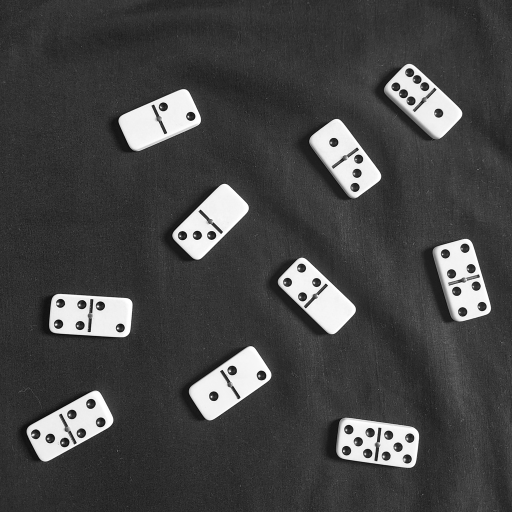
#> input picture ed3/original.jpg, 1024 x 1024 px (shown at 1/2 size)
$ python bordas.py   (older library calls are emulated)
#> lines starting #> are read from the running program, lines starting #| are printed output that depends on the picture; after the words box and inside, x2 and y2 are one past the last pixel; in counts of white or black regions, pixels touching at a corner belong together
import cv2
import numpy as np
import matplotlib.pyplot as plt

# caminho da imagem de teste
caminho_imagem = 'original.jpg'
caminho_magnitude_uv = 'magnitude_Iu_Iv__.jpg'
caminho_sinal_uv = 'sinal_Iu_Iv__.jpg'
caminho_gradiente = 'gradiente__.jpg'
caminho_combinado4 = 'combinado4__.jpg'
caminho_histograma = 'histograma__.jpg'
caminho_limiar_manual = 'limiar_manual__.jpg'
caminho_limiar_otsu = 'limiar_otsu__.jpg'
caminho_combinado2 = 'combinado2__.jpg'
caminho_combinado3 = 'combinado3__.jpg'

formato_salvamento = [int(cv2.IMWRITE_JPEG_QUALITY), 98]

def representacao_sinal(imagem):

    maximo_absoluto = max(abs(imagem.min()), abs(imagem.max()))

    normalizada = imagem / maximo_absoluto

    altura, largura = imagem.shape
    nova_imagem = np.zeros((altura, largura, 3), dtype=np.uint8)

    mascara_positiva = normalizada > 0
    mascara_negativa = normalizada < 0

    canal_R = 2
    canal_G = 1
    canal_B = 0
    nova_imagem[mascara_positiva, canal_R] = (normalizada[mascara_positiva] * 255).astype(np.uint8)
    nova_imagem[mascara_positiva, canal_G] = (normalizada[mascara_positiva] * 255).astype(np.uint8)
    nova_imagem[mascara_negativa, canal_B] = (np.abs(normalizada[mascara_negativa]) * 255).astype(np.uint8)
    nova_imagem[mascara_negativa, canal_G] = (np.abs(normalizada[mascara_negativa]) * 255).astype(np.uint8)

    return nova_imagem

def representacao_magnitude(imagem):

    magnitude = np.abs(imagem)

    nova_imagem = cv2.normalize(
        magnitude,
        None,
        alpha=0,
        beta=255,
        norm_type=cv2.NORM_MINMAX,
        dtype=cv2.CV_8U
    )

    return nova_imagem

def legendar_imagem(imagem, legenda, x, y, cor):

    nova_imagem = imagem.copy()

    cv2.putText(
        nova_imagem,
        text=legenda,
        org=(x, y),
        fontFace=cv2.FONT_HERSHEY_SIMPLEX,
        fontScale=1.5,
        color=cor,
        thickness=1,
        lineType=cv2.LINE_AA
    )

    return nova_imagem

def magnitude_gradiente(imagem_u, imagem_v):

    magnitude = cv2.magnitude(imagem_u, imagem_v)

    nova_imagem = cv2.normalize(
        magnitude,
        None,
        alpha=0,
        beta=255,
        norm_type=cv2.NORM_MINMAX,
        dtype=cv2.CV_8U
    )

    return nova_imagem

def desenhar_histograma(histograma, titulo, nome_arquivo, limiar_manual=None, limiar2=None, limiar_otsu=None):

    imax = histograma.max()

    plt.figure(figsize=(1024, 512, 'px'), facecolor='white')
    ax = plt.gca()
    ax.set_facecolor('white')

    plt.bar(range(255+1), histograma.ravel(), width=1.0, color='black', edgecolor='black')

    plt.title(titulo, color='black', fontsize=14)
    plt.xlabel('Intensidade', color='black', fontsize=14)
    plt.ylabel('Frequência', color='black', fontsize=14)
    plt.xlim([0-1, 255+1])
    plt.ylim([0, imax])
    plt.xticks(range(0, 255+1, 15))

    ax.tick_params(colors='black')

    for spine in ax.spines.values():
        spine.set_edgecolor('black')

    # linhas dos limiares
    if limiar_manual is not None:
        plt.axvline(x=limiar_manual, color='red', linestyle='--', linewidth=1.0, label=f'Limiar Manual = {limiar_manual}')
    if limiar_otsu is not None:
        plt.axvline(x=limiar_otsu, color='blue', linestyle=':', linewidth=1.0, label=f'Limiar Otsu = {limiar_otsu}')

    # legenda dos limiares
    if limiar_manual is not None or limiar2 is not None or limiar_otsu is not None:
        plt.legend(loc='upper right', facecolor='white', edgecolor='black')

    plt.tight_layout()
    plt.savefig(nome_arquivo, pil_kwargs={'quality': 98})

if __name__ == '__main__':

    # leitura da imagem
    imagem_original = cv2.imread(caminho_imagem, cv2.IMREAD_GRAYSCALE)
#> imagem_original is the input picture: shape (1024, 1024); min 0, max 255, mean 70.2
    if imagem_original is None:
        print(f'Erro ao abrir a imagem "{caminho_imagem}".')
        exit(1)

    # extração de dimensões e medidas
    altura, largura = imagem_original.shape
#> altura = 1024; largura = 1024
    num_pixels = altura*largura
#> num_pixels = 1048576
    menor_intensidade = imagem_original.min()
#> menor_intensidade = 0
    maior_intensidade = imagem_original.max()
#> maior_intensidade = 255
    media_intensidade = imagem_original.mean()
#> media_intensidade = 70.25
    # print(altura, largura, num_pixels, menor_intensidade, maior_intensidade, media_intensidade)

    print(f'Medidas da Imagem:')
    print(f'Largura = {largura}; Altura = {altura};  Número de Pixels = {num_pixels};')
#| Largura = 1024; Altura = 1024;  Número de Pixels = 1048576;
    print(f'Menor Intensidade = {menor_intensidade}; Maior Intensidade = {maior_intensidade}; Intensidade Média = {media_intensidade:.1f}')
#| Menor Intensidade = 0; Maior Intensidade = 255; Intensidade Média = 70.2

    # definicao do kernel de sobel Kv
    kernel_v = np.array([
        [-1,  0,  1],
        [-2,  0,  2],
        [-1,  0,  1]
    ], dtype=np.float32)

    # obtenção do kernel Ku a partir da transposta de Kv
    kernel_u = kernel_v.T

    # impressao nos kernels
    print('\nKernel Kv:\n', str(kernel_v)[1:-1])
    print('\nKernel Ku:\n', str(kernel_u)[1:-1])

    # aplicação de convolução
    # o uso de ddepth=cv2.CV_32F fará a imagem resultante ser ponto flutuante, preservando valores negativos
    imagem_u = cv2.filter2D(imagem_original, ddepth=cv2.CV_32F, kernel=kernel_u)
    imagem_v = cv2.filter2D(imagem_original, ddepth=cv2.CV_32F, kernel=kernel_v)
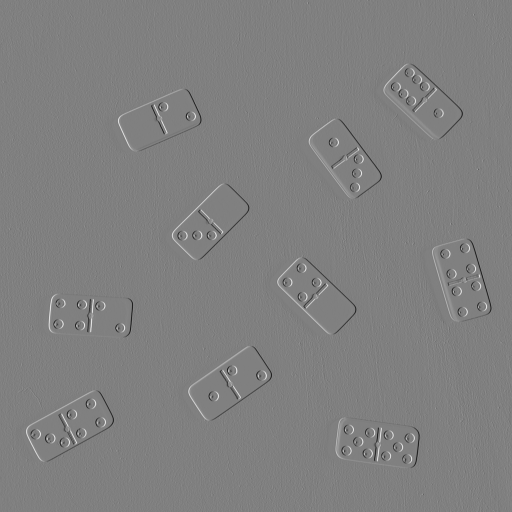
#> imagem_v: shape (1024, 1024) float32 (shown at 1/2 size); min -986, max 976, mean 0.1; drawn with min black and max white

    # representação gráfica da magnitude das componentes Iu e Iv do gradiente
    magnitude_u = representacao_magnitude(imagem_u)
    magnitude_v = representacao_magnitude(imagem_v)
    magnitude_u_leg = legendar_imagem(magnitude_u, 'Magnitude de Iu', 64, 64, (255, 255, 255))
    magnitude_v_leg = legendar_imagem(magnitude_v, 'Magnitude de Iv', 64, 64, (255, 255, 255))
    barra_vertical = np.full((altura, 4, 1), 255, dtype=np.uint8)
    magnitude_uv = cv2.hconcat([magnitude_u_leg, barra_vertical, magnitude_v_leg])
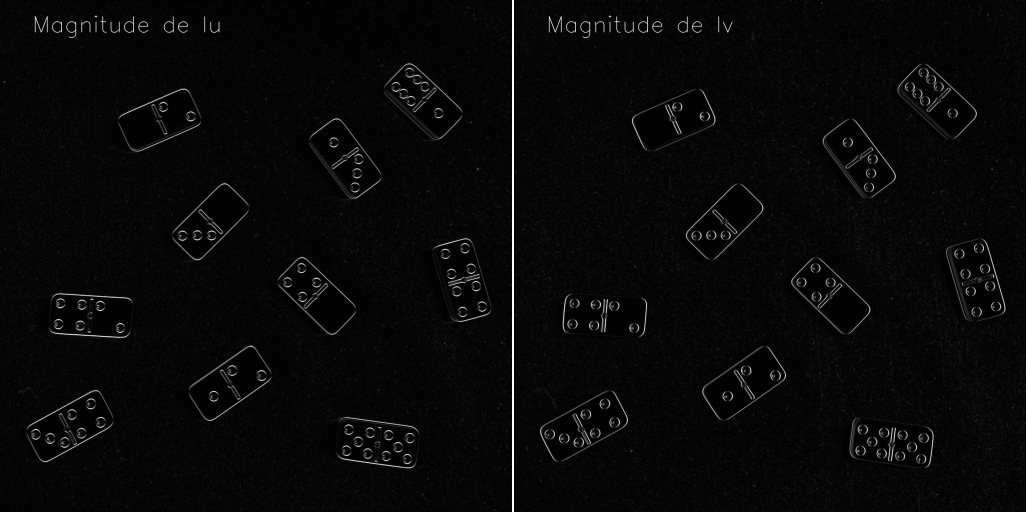
#> magnitude_uv: shape (1024, 2052) (shown at 1/2 size); min 0, max 255, mean 8
    cv2.imwrite(caminho_magnitude_uv, magnitude_uv, formato_salvamento)

    # representação gráfica do sinal das componentes Iu e Iv do gradiente
    # positivo é amarelo, negativo é ciano
    sinal_u = representacao_sinal(imagem_u)
#> in representacao_sinal, `maximo_absoluto = max(abs(imagem.min()), abs(imagem.max()))`: maximo_absoluto = 990
#> in representacao_sinal, `mascara_positiva = normalizada > 0`:
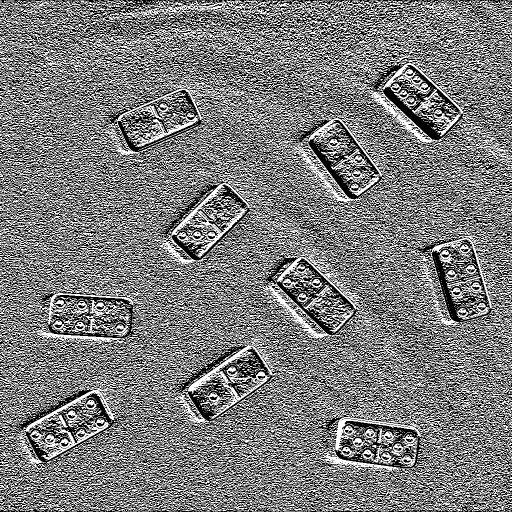
#> mascara_positiva: shape (1024, 1024) bool (shown at 1/2 size); 48.6% white in thin lines or dots
#> in representacao_sinal, `mascara_negativa = normalizada < 0`: mascara_negativa: shape (1024, 1024) bool; 48.7% white in thin lines or dots
    sinal_v = representacao_sinal(imagem_v)
#> in representacao_sinal (call 2), `maximo_absoluto = max(abs(imagem.min()), abs(imagem.max()))`: maximo_absoluto = 986
#> in representacao_sinal (call 2), `mascara_positiva = normalizada > 0`:
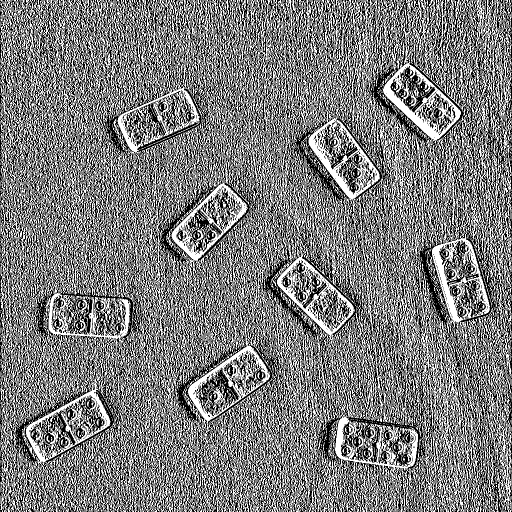
#> mascara_positiva: shape (1024, 1024) bool (shown at 1/2 size); 48.8% white in thin lines or dots
#> in representacao_sinal (call 2), `mascara_negativa = normalizada < 0`:
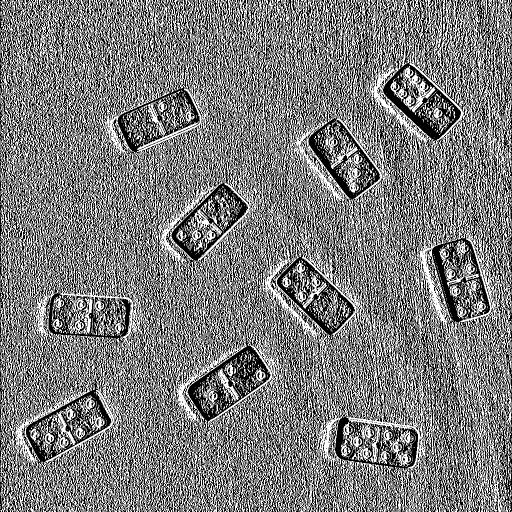
#> mascara_negativa: shape (1024, 1024) bool (shown at 1/2 size); 48.8% white in thin lines or dots
    sinal_u_leg = legendar_imagem(sinal_u, 'Sinal de Iu', 64, 64, (255, 255, 255))
    sinal_v_leg = legendar_imagem(sinal_v, 'Sinal de Iv', 64, 64, (255, 255, 255))
    barra_vertical_rgb = np.full((altura, 4, 3), (255, 255, 255), dtype=np.uint8)
    sinal_uv = cv2.hconcat([sinal_u_leg, barra_vertical_rgb, sinal_v_leg])
    cv2.imwrite(caminho_sinal_uv, sinal_uv, formato_salvamento)

    # magnitude do gradiente obtida de sqrt(Iu*Iu + Iv*Iv)
    imagem_gradiente = magnitude_gradiente(imagem_u, imagem_v)
    gradiente_leg = legendar_imagem(imagem_gradiente, 'Magnitude do Gradiente', 64, 64, 255)
    cv2.imwrite(caminho_gradiente, gradiente_leg, formato_salvamento)

    # combinacao de 4 imagens
    original_leg = legendar_imagem(imagem_original, 'Original', 64, 64, 255)
    linha1 = cv2.hconcat([original_leg, barra_vertical, magnitude_u_leg])
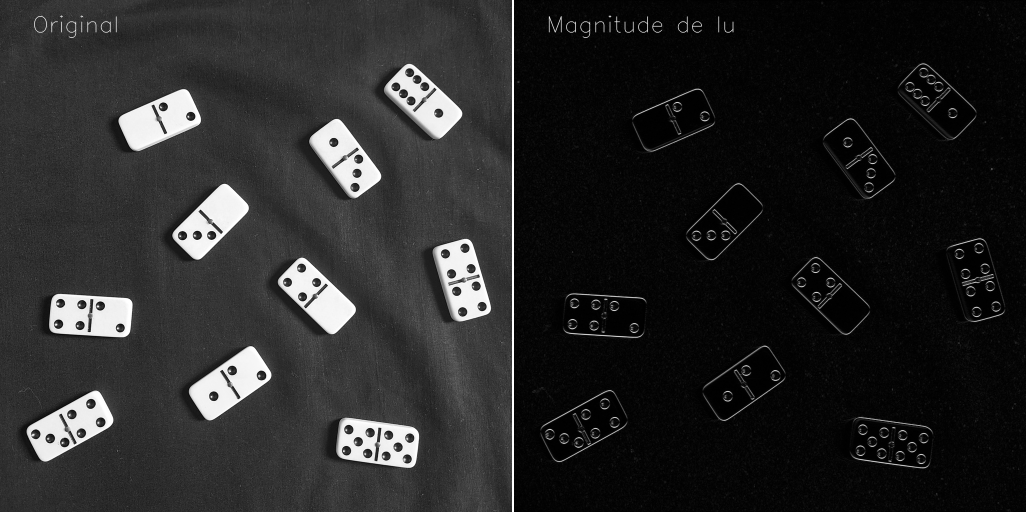
#> linha1: shape (1024, 2052) (shown at 1/2 size); min 0, max 255, mean 39.2
    linha2 = cv2.hconcat([magnitude_v_leg, barra_vertical, gradiente_leg])
    barra_horizontal_g = np.full((4, linha1.shape[1], 1), 255, dtype=np.uint8)
    combinado4 = cv2.vconcat([linha1, barra_horizontal_g, linha2])
    cv2.imwrite(caminho_combinado4, combinado4, formato_salvamento)

    # limiarização com limiar escolhido manualmente
    limiar_manual = 75
    _, imagem_limiar_manual = cv2.threshold(imagem_gradiente, limiar_manual, 255, cv2.THRESH_BINARY)
#> imagem_limiar_manual: shape (1024, 1024); 1.9% white in thin lines or dots, all inside (x1, y1, x2, y2) = (52, 29, 997, 989)
    legendada_manual = legendar_imagem(imagem_limiar_manual, f'Limiar Manual = {limiar_manual}', 64, 64, 255)
    cv2.imwrite(caminho_limiar_manual, legendada_manual, formato_salvamento)

    # limiarização automática com método de otsu
    limiar_otsu, imagem_otsu = cv2.threshold(imagem_gradiente, 0, 255, cv2.THRESH_BINARY + cv2.THRESH_OTSU)
#> imagem_otsu: shape (1024, 1024); 1.8% white in thin lines or dots, all inside (x1, y1, x2, y2) = (52, 127, 983, 988)
#> limiar_otsu = 86
    print(f'\nLimiar obtido pelo método de Otsu = {limiar_otsu}.')
#| Limiar obtido pelo método de Otsu = 86.0.
    legendada_otsu = legendar_imagem(imagem_otsu, f'Limiar Otsu = {int(limiar_otsu)}', 64, 64, 255)
#> in legendar_imagem (call 8), `cv2.putText( nova_imagem, text=legenda, org=(x, y), fontFace=cv2.FONT_..`:
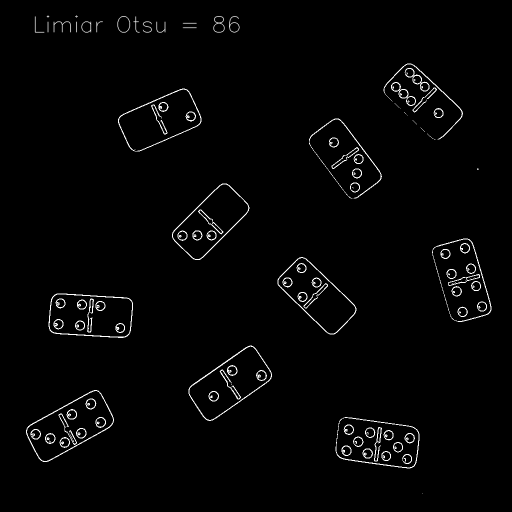
#> nova_imagem: shape (1024, 1024) (shown at 1/2 size); min 0, max 255, mean 4.9
    cv2.imwrite(caminho_limiar_otsu, legendada_otsu, formato_salvamento)

    # histograma normalizado do gradiente
    histograma_gradiente = cv2.calcHist([imagem_gradiente], [0], None, [256], [0, 255+1])
#> histograma_gradiente = 256 values, max 90160 at index 5, min 1 at index 254, mean 4096
    histograma_normalizado = histograma_gradiente / num_pixels
#> histograma_normalizado = 256 values, max 0.086 at index 5, min 9.54e-07 at index 254, mean 0.00391
    desenhar_histograma(histograma_normalizado, 'Histograma Normalizado do Gradiente', caminho_histograma, limiar_manual=limiar_manual, limiar_otsu=limiar_otsu)
#> in desenhar_histograma, `imax = histograma.max()`: imax = 0.086
#> (the run stopped early here; a loop or call above may not have finished)

$ run again, with ed4/original.jpg copied over ed3/original.jpg
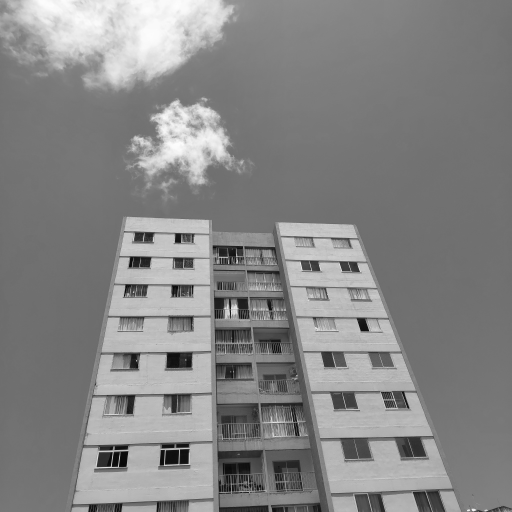
#> input picture ed4/original.jpg, 1024 x 1024 px (shown at 1/2 size)
#> imagem_original is the input picture: shape (1024, 1024); min 3, max 253, mean 133.3
#> menor_intensidade = 3
#> maior_intensidade = 253
#> media_intensidade = 133.3
#| Largura = 1024; Altura = 1024;  Número de Pixels = 1048576;
#| Menor Intensidade = 3; Maior Intensidade = 253; Intensidade Média = 133.3
#> maximo_absoluto = 850
#> in representacao_sinal, `mascara_positiva = normalizada > 0`:
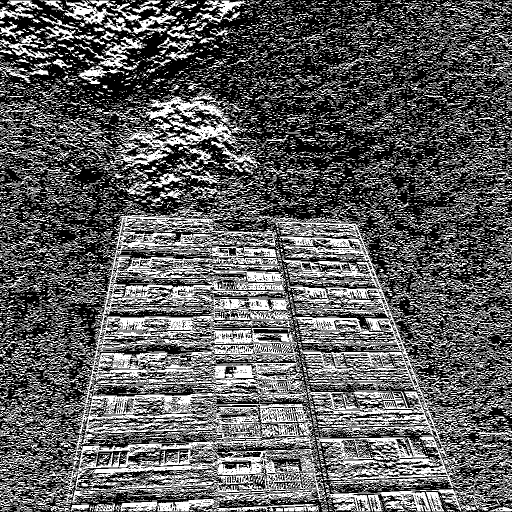
#> mascara_positiva: shape (1024, 1024) bool (shown at 1/2 size); 37.4% white; 13030 white regions (10822 under 20 px), largest, box (x1, y1, x2, y2) and area: (83, 425, 653, 1023) 117617, (534, 434, 988, 977) 51646, (228, 227, 495, 333) 6434
#> mascara_negativa: shape (1024, 1024) bool; 40.4% white; 11829 white regions (9373 under 20 px), largest, box (x1, y1, x2, y2) and area: (155, 442, 932, 1023) 96120, (0, 1, 701, 229) 59287, (213, 269, 528, 432) 15556
#> mascara_positiva: shape (1024, 1024) bool; 38.2% white in thin lines or dots
#> mascara_negativa: shape (1024, 1024) bool; 38.7% white in thin lines or dots
#> imagem_limiar_manual: shape (1024, 1024); 2.6% white in thin lines or dots, all inside (x1, y1, x2, y2) = (142, 209, 1023, 1024)
#> imagem_otsu: shape (1024, 1024); 5.5% white in thin lines or dots, all inside (x1, y1, x2, y2) = (140, 194, 1024, 1024)
#> limiar_otsu = 43
#| Limiar obtido pelo método de Otsu = 43.0.
#> in legendar_imagem (call 8), `cv2.putText( nova_imagem, text=legenda, org=(x, y), fontFace=cv2.FONT_..`:
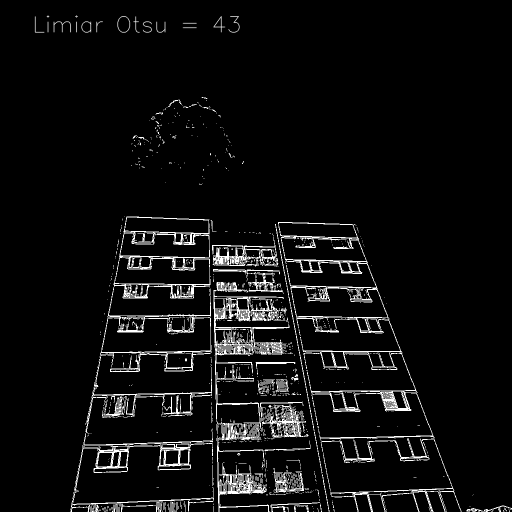
#> nova_imagem: shape (1024, 1024) (shown at 1/2 size); min 0, max 255, mean 14.3
#> histograma_gradiente = 256 values, max 354261 at index 1, min 0 at index 249, mean 4096
#> histograma_normalizado = 256 values, max 0.338 at index 1, min 0 at index 249, mean 0.00391
#> imax = 0.338
